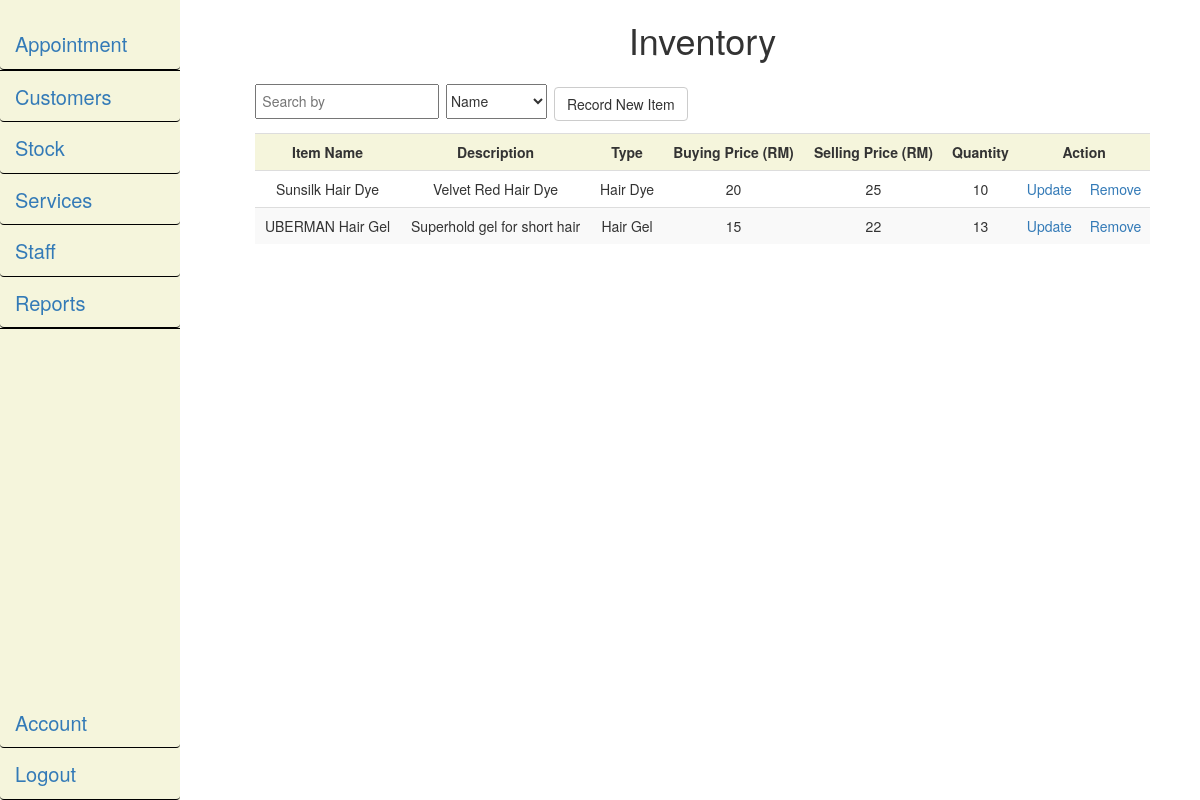
/stock_module_display.php (signed in), run on the app's committed database.
### tables this page shows
CREATE TABLE `inventory` (
  `itemID` int(11) NOT NULL,
  `itemName` varchar(50) NOT NULL,
  `itemDesc` varchar(250) DEFAULT NULL,
  `itemType` varchar(50) DEFAULT NULL,
  `itemBPrice` smallint(6) DEFAULT NULL,
  `itemSPrice` smallint(6) DEFAULT NULL,
  `itemQuantity` smallint(6) DEFAULT NULL
);

### stock_module_display.php (the view, shortened to what this page needs)
<!DOCTYPE html>
<html lang="en">
    <?php
    include "session_check.php";
    ?>
<head>
    <link href="css/bootstrap.min.css" rel="stylesheet" />
	<link href="css/nstyle.css" rel="stylesheet"/>
	<link href="css/nav_style.css" rel="stylesheet"/>
</head>
<body>
    <div id="npage">
        <div class="row">
            <div class="col-md-2">
                <div class="sideNav">
                    <?php
                        include "navigation.php";
                    ?>
                </div>
            </div>
            <div class="col-md-10">
                <div class="row">
                    <div class="col-md-12">
                        <h1>Inventory</h1>
                    </div>
                </div>
                <div class="row">
                    <div class="col-md-12">
<?php
$sql = "SELECT * FROM inventory";
if($result = mysqli_query($connect, $sql))
{
    if(mysqli_num_rows($result) > 0)
	{
            echo "<div id='display_module_manager'>";
            echo "<input type='text' id='searchInput' placeholder='Search by' onkeyup='Filter()'/>";
            echo "<select id='filter_options'>
                    <option value='0' selected='selected'>Name</option>
                    <option value='1'>Description</option>
                    <option value='2'>Type</option>
                    <option value='3'>Buying Price</option>
                    <option value='4'>Selling Price</option>
                  </select>";
            echo "<a href='stock_module_add.php' class='btn btn-default'>Record New Item</a>";
            echo "</div>";
            echo "<table id='display_table' class='table table-striped table-responsive table-hover'>";
                echo "<tr>";
                    echo "<th>Item Name</th>";
                    echo "<th>Description</th>";
                    echo "<th>Type</th>";
                    echo "<th>Buying Price (RM)</th>";
                    echo "<th>Selling Price (RM)</th>";
                    echo "<th>Quantity</th>";
                    echo "<th colspan='2'>Action</th>";
                echo "</tr>";
            while($row = mysqli_fetch_array($result))
			{
                echo "<tr>";
                    echo "<td>" . $row['itemName'] . "</td>";
                    echo "<td>" . $row['itemDesc'] . "</td>";
                    echo "<td>" . $row['itemType'] . "</td>";
                    echo "<td>" . $row['itemBPrice'] . "</td>";
                    echo "<td>" . $row['itemSPrice'] . "</td>";
                    echo "<td>" . $row['itemQuantity'] . "</td>";
                    echo "<td><a href='stock_module_edit.php?target=". $row['itemID'] ."'>Update</a></td>";
                    echo "<td><a href='stock_module_delete.php?target=". $row['itemID'] ."' onclick=\"javascript: return confirm('Are you sure you want to delete this record?');\">Remove</a></td>";
                echo "</tr>";
			}
            echo "</table>";
    }
	else
	{
        echo "</br> <a href='stock_module_add.php' id='add_link'>Record New Item</a> </br>";
		echo "<br/><p><em>No records were found.</em></p>";
	}
}
else
{
    echo "Error: Could not execute $sql. " . mysqli_error($connect);
}
?>
                    </div>
                </div>
            </div>
        </div>
    </div>
</body>
</html>

### css/nstyle.css (style rules this page uses)
html, body { max-width: 100%; overflow-x: hidden; height: 100%; }
h1, h2 { text-align: center; }
#npage { text-align: center; }

### css/nav_style.css (style rules this page uses)
.sideNav { height: 100%; width: 15%; position: fixed; z-index: 1; top: 0; left: 0; padding-top: 20px; background: beige; }

### stock_module_display.php (style rules this page uses)
th, td { padding: .5em; text-align: center; }
#searchInput { padding: 0.4em; margin: 1em auto; }
#filter_options { height: 2.5em; margin-top: 1em; margin-right: 0.5em; margin-left: 0.5em; }
#display_table { margin: 0 auto; width: 90%; text-align: center; }
#display_module_manager { text-align: left; margin: 0 auto; width: 90%; }
th { background-color: beige; }

### data on the page
inventory: itemName "Sunsilk Hair Dye", itemDesc "Velvet Red Hair Dye", itemType "Hair Dye", itemBPrice "20", itemSPrice "25", itemQuantity "10"
inventory: itemName "UBERMAN Hair Gel", itemDesc "Superhold gel for short hair", itemType "Hair Gel", itemBPrice "15", itemSPrice "22", itemQuantity "13"
